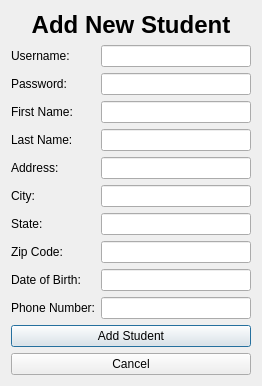
<?xml version="1.0" encoding="UTF-8"?>
<ui version="4.0">
 <class>admin_add_student</class>
 <widget class="QDialog" name="admin_add_student">
  <property name="geometry">
   <rect>
    <x>0</x>
    <y>0</y>
    <width>262</width>
    <height>378</height>
   </rect>
  </property>
  <property name="windowTitle">
   <string>Add Student</string>
  </property>
  <layout class="QVBoxLayout" name="verticalLayout_3">
   <item>
    <widget class="QLabel" name="label">
     <property name="font">
      <font>
       <pointsize>18</pointsize>
       <weight>75</weight>
       <bold>true</bold>
      </font>
     </property>
     <property name="text">
      <string>Add New Student</string>
     </property>
     <property name="alignment">
      <set>Qt::AlignCenter</set>
     </property>
    </widget>
   </item>
   <item>
    <layout class="QHBoxLayout" name="horizontalLayout">
     <item>
      <layout class="QVBoxLayout" name="verticalLayout_2">
       <item>
        <widget class="QLabel" name="label_2">
         <property name="text">
          <string>Username:</string>
         </property>
        </widget>
       </item>
       <item>
        <widget class="QLabel" name="label_11">
         <property name="text">
          <string>Password:</string>
         </property>
        </widget>
       </item>
       <item>
        <widget class="QLabel" name="label_3">
         <property name="text">
          <string>First Name:</string>
         </property>
        </widget>
       </item>
       <item>
        <widget class="QLabel" name="label_4">
         <property name="text">
          <string>Last Name:</string>
         </property>
        </widget>
       </item>
       <item>
        <widget class="QLabel" name="label_5">
         <property name="text">
          <string>Address:</string>
         </property>
        </widget>
       </item>
       <item>
        <widget class="QLabel" name="label_6">
         <property name="text">
          <string>City:</string>
         </property>
        </widget>
       </item>
       <item>
        <widget class="QLabel" name="label_7">
         <property name="text">
          <string>State:</string>
         </property>
        </widget>
       </item>
       <item>
        <widget class="QLabel" name="label_8">
         <property name="text">
          <string>Zip Code:</string>
         </property>
        </widget>
       </item>
       <item>
        <widget class="QLabel" name="label_9">
         <property name="text">
          <string>Date of Birth:</string>
         </property>
        </widget>
       </item>
       <item>
        <widget class="QLabel" name="label_10">
         <property name="text">
          <string>Phone Number:</string>
         </property>
        </widget>
       </item>
      </layout>
     </item>
     <item>
      <layout class="QVBoxLayout" name="verticalLayout">
       <item>
        <widget class="QLineEdit" name="username">
         <property name="focusPolicy">
          <enum>Qt::StrongFocus</enum>
         </property>
        </widget>
       </item>
       <item>
        <widget class="QLineEdit" name="password"/>
       </item>
       <item>
        <widget class="QLineEdit" name="fname"/>
       </item>
       <item>
        <widget class="QLineEdit" name="lname"/>
       </item>
       <item>
        <widget class="QLineEdit" name="address"/>
       </item>
       <item>
        <widget class="QLineEdit" name="city"/>
       </item>
       <item>
        <widget class="QLineEdit" name="state"/>
       </item>
       <item>
        <widget class="QLineEdit" name="zip"/>
       </item>
       <item>
        <widget class="QLineEdit" name="dob"/>
       </item>
       <item>
        <widget class="QLineEdit" name="number"/>
       </item>
      </layout>
     </item>
    </layout>
   </item>
   <item>
    <widget class="QPushButton" name="pushButton">
     <property name="text">
      <string>Add Student</string>
     </property>
    </widget>
   </item>
   <item>
    <widget class="QPushButton" name="pushButton_2">
     <property name="text">
      <string>Cancel</string>
     </property>
    </widget>
   </item>
  </layout>
 </widget>
 <resources/>
 <connections/>
</ui>
